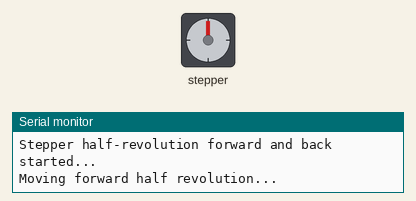
The sketch below on a simulated Arduino Uno, built with avr-gcc and run on an emulated ATmega328P. Parts: stepper motor, the last lines printed to the serial monitor. Wiring (inferred from the names in the program): stepper motor driver (200 steps per turn assumed): step pin 2; direction pin 4.

Above: at 0.05 s.
At 0.65 s:
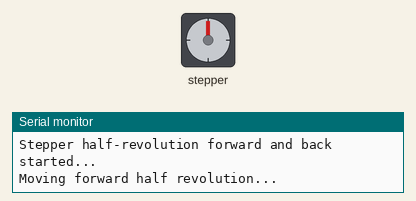
At 1.8 s:
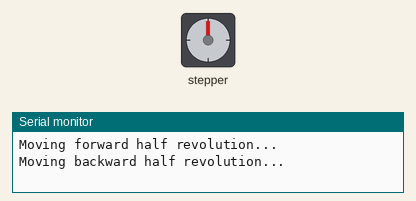
At 3.25 s:
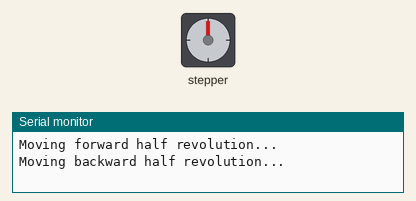
Timing chart, 0 to 7.6 s (numbered marks = the images above):
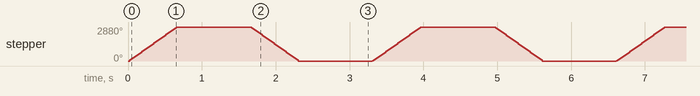

The sketch:

Dish_2_sides.ino
```cpp
// Stepper control pins
#define STEP_PIN 2   // Pulse pin
#define DIR_PIN 4    // Direction pin

// Motion parameters
const int stepsPerRev = 200;   // Adjust based on your motor/driver (e.g. 200 steps per rev)
const int delayTime = 200;     // Microseconds between pulses (controls speed)
int Rev = 8;

void setup() {
  pinMode(STEP_PIN, OUTPUT);
  pinMode(DIR_PIN, OUTPUT);

  Serial.begin(115200);
  Serial.println("Stepper half-revolution forward and back started...");
}

void loop() {
  // Rotate half revolution forward
  Serial.println("Moving forward half revolution...");
  digitalWrite(DIR_PIN, HIGH);
  moveSteps(stepsPerRev * Rev);

  delay(1000); // short pause

  // Rotate half revolution backward
  Serial.println("Moving backward half revolution...");
  digitalWrite(DIR_PIN, LOW);
  moveSteps(stepsPerRev * Rev);

  delay(1000); // short pause before repeating
}

void moveSteps(long steps) {
  for (long i = 0; i < steps; i++) {
    digitalWrite(STEP_PIN, HIGH);
    delayMicroseconds(delayTime);
    digitalWrite(STEP_PIN, LOW);
    delayMicroseconds(delayTime);
  }
}
```

Measured:
- by itself, stepper: turns 2880° clockwise in 0.63 s, then 2880° counter-clockwise in 0.65 s, repeating every 3.3 s
